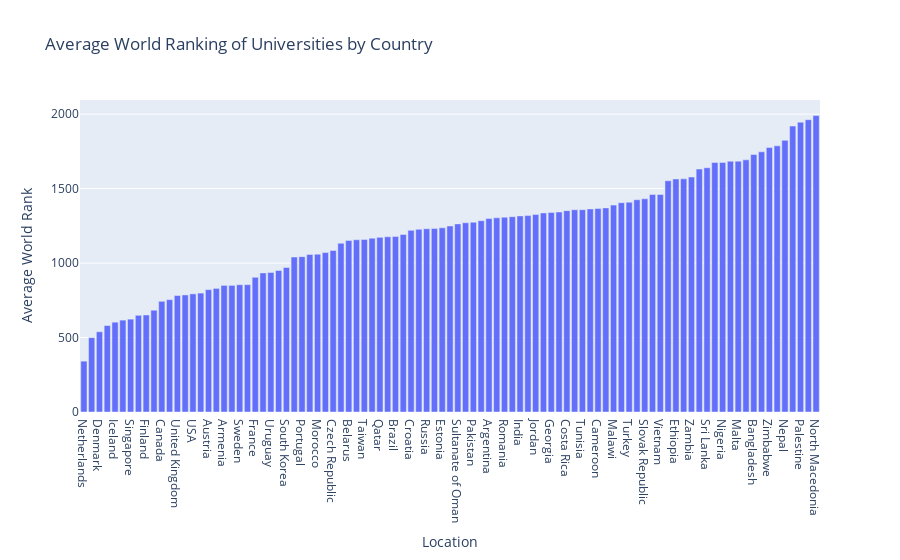

The notebook cell saved with this chart:
### Markdown cell above
##### which country has a high concentration of top-ranked universities based on their average world rank.

### Code cell
average_ranking_by_country = df_WRU_Relevent.groupby('Location')['World Rank'].mean().sort_values()

# Plotting
fig = px.bar(average_ranking_by_country, x=average_ranking_by_country.index, y=average_ranking_by_country.values,
             labels={'x': 'Country', 'y': 'Average World Rank'},
             title='Average World Ranking of Universities by Country')
fig.show()

### Figure 1 — Plotly figure (JSON) as saved in the notebook; plotly's stock layout.template omitted (floating-point values rounded to 4 significant figures)
{"data": [{"alignmentgroup": "True", "hovertemplate": "Location=%{x}<br>Average World Rank=%{y}<extra></extra>", "legendgroup": "", "marker": {"color": "#636efa", "pattern": {"shape": ""}}, "name": "", "offsetgroup": "", "orientation": "v", "showlegend": false, "textposition": "auto", "type": "bar", "x": ["Netherlands", "Switzerland", "Denmark", "Belgium", "Iceland", "Israel", "Singapore", "Germany", "Finland", "Australia", "Canada", "Ireland", "United Kingdom", "Italy", "USA", "New Zealand", "Austria", "Luxembourg", "Armenia", "South Africa", "Sweden", "Spain", "France", "Hungary", "Uruguay", "Uganda", "South Korea", "China", "Portugal", "Norway", "Morocco", "Greece", "Czech Republic", "Slovenia", "Belarus", "United Arab Emirates", "Taiwan", "Malaysia", "Qatar", "Japan", "Brazil", "Serbia", "Croatia", "Thailand", "Russia", "Bulgaria", "Estonia", "Cyprus", "Sultanate of Oman", "Poland", "Pakistan", "Mexico", "Argentina", "Lebanon", "Romania", "Ghana", "India", "Chile", "Jordan", "Colombia", "Georgia", "Kuwait", "Costa Rica", "Iran", "Tunisia", "Saudi Arabia", "Cameroon", "Egypt", "Malawi", "Lithuania", "Turkey", "Kenya", "Slovak Republic", "Azerbaijan", "Vietnam", "Ukraine", "Ethiopia", "Peru", "Zambia", "Philippines", "Sri Lanka", "Kazakhstan", "Nigeria", "Latvia", "Malta", "Ecuador", "Bangladesh", "Northern Cyprus", "Zimbabwe", "Indonesia", "Nepal", "Tanzania", "Palestine", "Algeria", "North Macedonia"], "xaxis": "x", "y": [341.4, 499.4, 538.6, 580.4, 603, 616.9, 623.5, 649.2, 651.4, 683.4, 743.3, 754.2, 781.9, 785.9, 793.2, 798.4, 821.6, 830, 850, 850.1, 854.5, 854.9, 904.1, 934, 937, 950, 970.2, 1040.0, 1043.0, 1058.0, 1060.0, 1070.0, 1085.0, 1133.0, 1152, 1156.0, 1158.0, 1167.0, 1172.0, 1176.0, 1178.0, 1192.0, 1220.0, 1227.0, 1230.0, 1232.0, 1237.0, 1249, 1263, 1270.0, 1274.0, 1284.0, 1299.0, 1304.0, 1308, 1312.0, 1317.0, 1319.0, 1326.0, 1336.0, 1340, 1343, 1352, 1358.0, 1358.0, 1364.0, 1366, 1370.0, 1389, 1405.0, 1409.0, 1425, 1432.0, 1460, 1461.0, 1553.0, 1565.0, 1566.0, 1578, 1631.0, 1640, 1675, 1676.0, 1684, 1684, 1693, 1729, 1747, 1776, 1787, 1824, 1920, 1946, 1962.0, 1990], "yaxis": "y"}], "layout": {"barmode": "relative", "legend": {"tracegroupgap": 0}, "title": {"text": "Average World Ranking of Universities by Country"}, "xaxis": {"anchor": "y", "domain": [0, 1], "title": {"text": "Location"}}, "yaxis": {"anchor": "x", "domain": [0, 1], "title": {"text": "Average World Rank"}}}}
